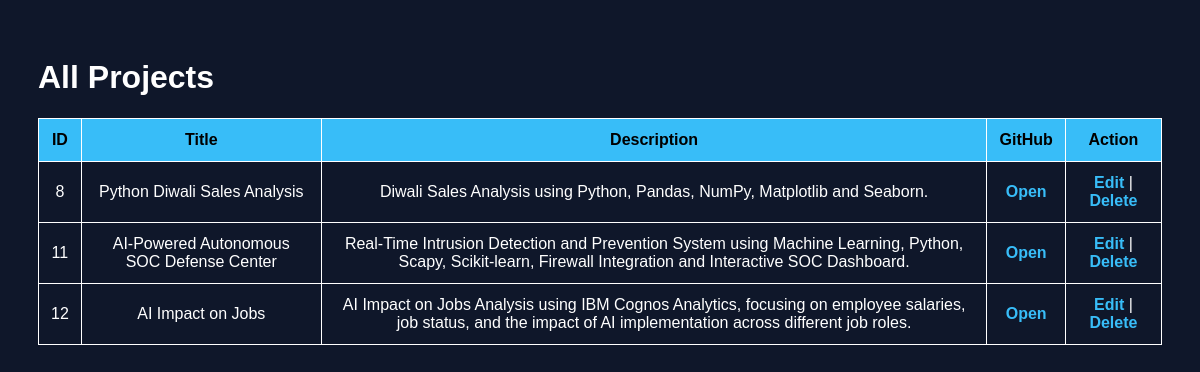
The app's page /projects with its own data.
### tables this page shows
CREATE TABLE projects(
    id INTEGER PRIMARY KEY AUTOINCREMENT,
    title TEXT,
    description TEXT,
    github TEXT
);

### app.py (the view)
@app.route("/projects")
def projects():
    conn = sqlite3.connect("portfolio.db")
    cursor = conn.cursor()
    cursor.execute("SELECT * FROM projects")
    data = cursor.fetchall()
    print(data)
    conn.close()
    return render_template("projects.html", projects=data)

### templates/projects.html (shortened to what this page needs)
<!DOCTYPE html>
<html>
<head>
</head>
<body>
<h1>All Projects</h1>
<table>
<tr>
    <th>ID</th>
    <th>Title</th>
    <th>Description</th>
    <th>GitHub</th>
    <th>Action</th>
</tr>
{% for p in projects %}
<tr>
    <td>{{ p[0] }}</td>
    <td>{{ p[1] }}</td>
    <td>{{ p[2] }}</td>
    <td>
        <a href="{{ p[3] }}" target="_blank">Open</a>
    </td>
    <td>
        <a href="/edit-project/{{ p[0] }}">Edit</a> |
        <a href="/delete-project/{{ p[0] }}">Delete</a>
    </td>
</tr>
{% endfor %}
</table>
</body>
</html>

### templates/projects.html (style rules this page uses)
body { font-family:Arial; background:#0f172a; color:white; padding:30px; }
table { width:100%; border-collapse:collapse; }
th,td { border:1px solid white; padding:12px; text-align:center; }
th { background:#38bdf8; color:black; }
a { color:#38bdf8; text-decoration:none; font-weight:bold; }

### records on screen
projects: id "8", title "Python Diwali Sales Analysis", description "Diwali Sales Analysis using Python, Pandas, NumPy, Matplotlib and Seaborn."
projects: id "11", title "AI-Powered Autonomous SOC Defense Center", description "Real-Time Intrusion Detection and Prevention System using Machine Learning, Python, Scapy, Scikit-learn, Firewall Integration and Interactive SOC Dashboard."
projects: id "12", title "AI Impact on Jobs", description "AI Impact on Jobs Analysis using IBM Cognos Analytics, focusing on employee salaries, job status, and the impact of AI implementation across different job roles."
